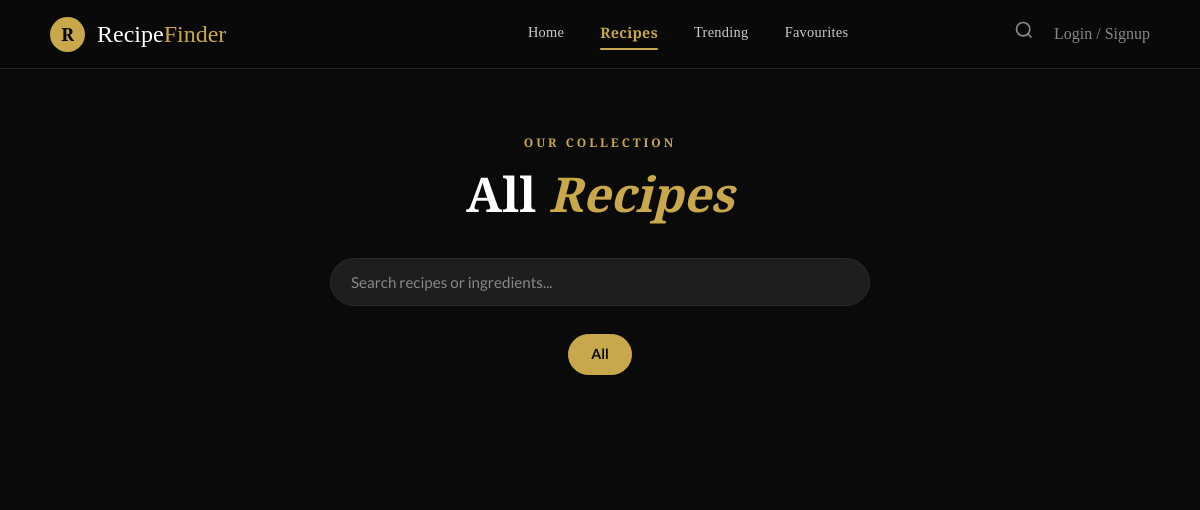
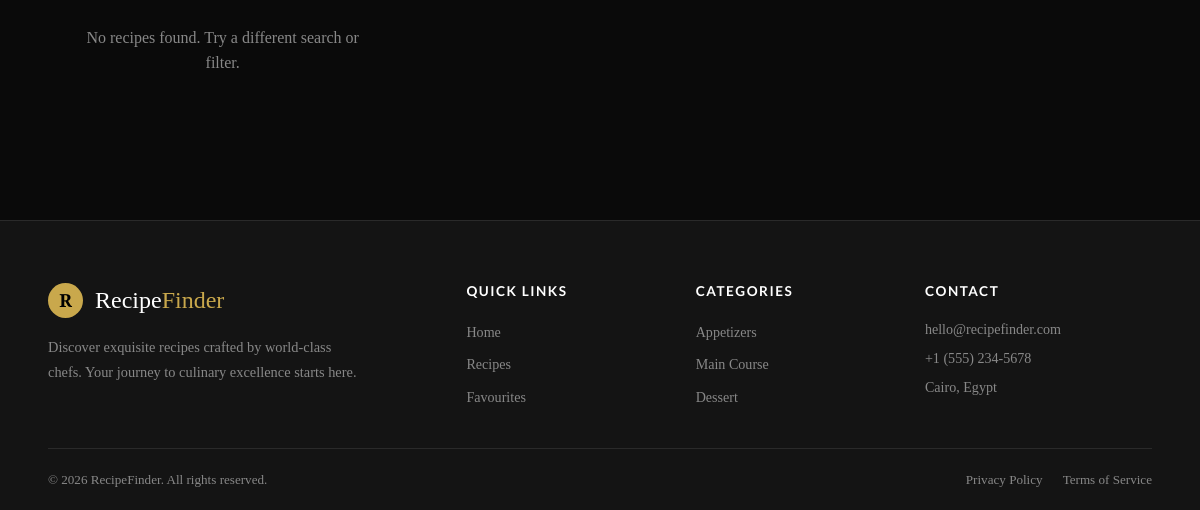
Before: /recipes/ with the older database file (2 pictures, top to bottom).
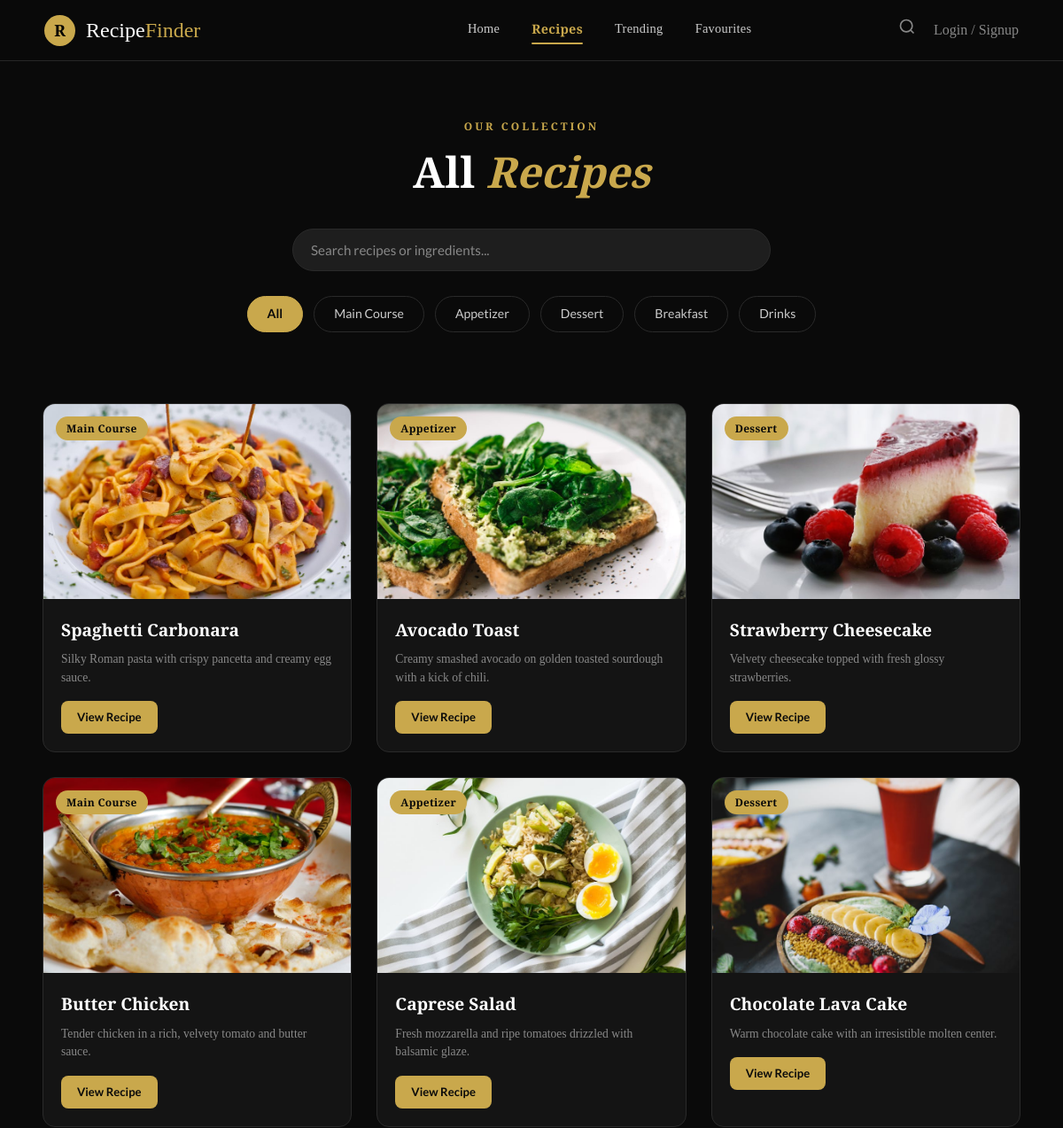
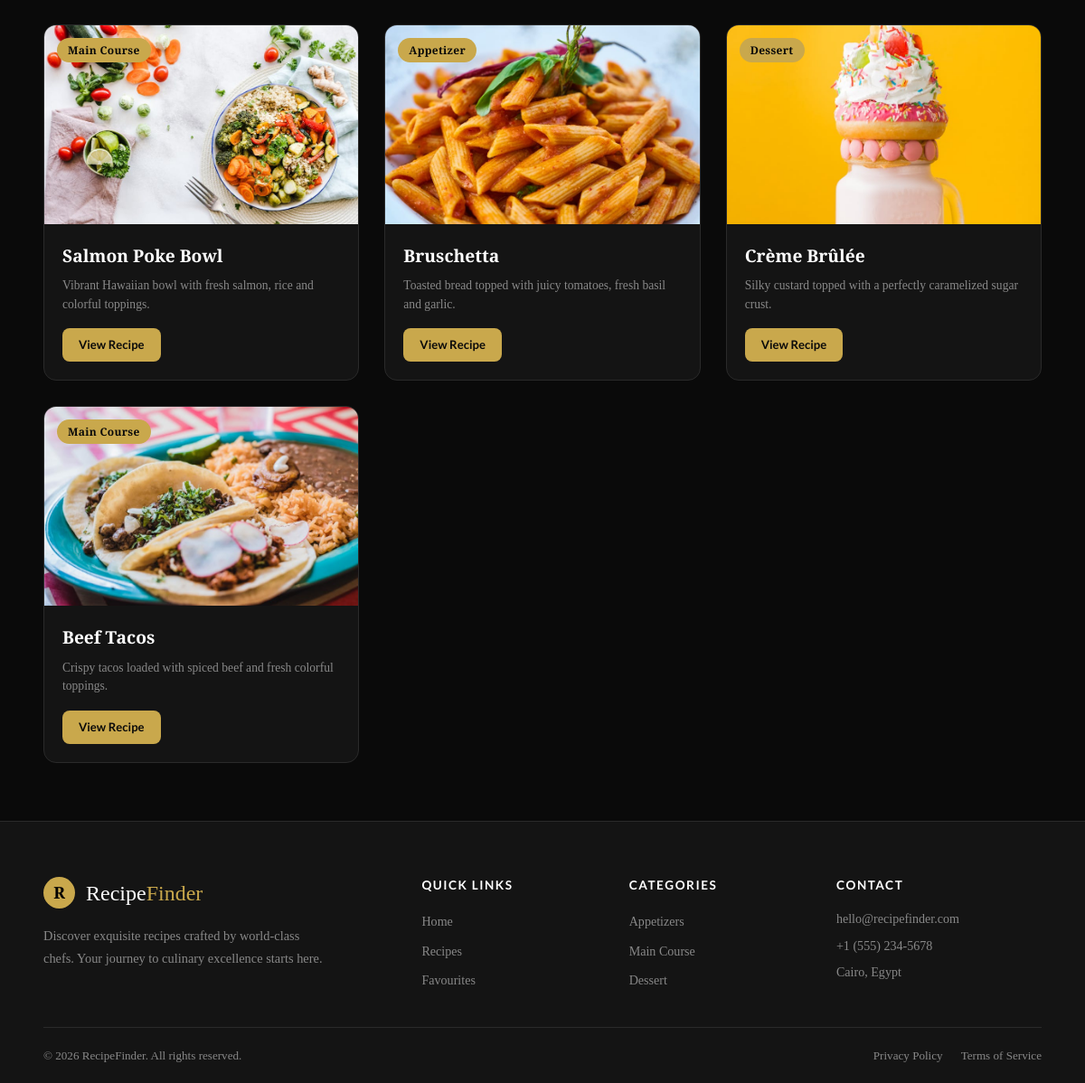
After: the same page with the newer database file (2 pictures, top to bottom).
### recipes/models.py (models this page shows, shortened)
class Category(models.Model):
    name = models.CharField(max_length=100)
    slug = models.SlugField(unique=True, blank=True)
    class Meta:
        verbose_name_plural = "Categories"

class Recipe(models.Model):
    name = models.CharField(max_length=200)
    category = models.ForeignKey(Category, on_delete=models.CASCADE, related_name='recipes')
    description = models.TextField()
    ingredients = models.TextField(help_text="Enter ingredients, one per line")
    instructions = models.TextField(help_text="Enter steps, one per line")
    image = models.ImageField(upload_to='recipes/', blank=True, null=True)
    created_at = models.DateTimeField(auto_now_add=True)
    updated_at = models.DateTimeField(auto_now=True)

### recipes/views.py (the view)
# urls.py: path('recipes/', views.recipes_list, name='recipes_list'),
def recipes_list(request, category_slug=None):
    if not category_slug:
        category_slug = request.GET.get('category')
    if category_slug:
        category = get_object_or_404(Category, slug__iexact=category_slug)
        recipes = Recipe.objects.filter(category=category)
    else:
        recipes = Recipe.objects.all()
    categories = Category.objects.all()
    return render(request, 'recipes/recipes.html', {
        'recipes': recipes,
        'categories': categories,
        'selected_category': category_slug
    })

### recipes/templates/recipes/recipes.html (shortened to what this page needs)
{% extends "base.html" %}
{% load static %}
{% block content %}
  <div class="page-header">
    <p class="section-label">OUR COLLECTION</p>
    <h1 class="page-title">All <em class="gold-italic">Recipes</em></h1>
    <form action="{% url 'search_results' %}" method="GET" class="search-wrapper">
      <input type="text" name="q" id="searchInput" class="search-bar" placeholder="Search recipes or ingredients..." />
    </form>
    <div class="filter-pills">
      <a href="{% url 'recipes_list' %}" class="pill {% if not selected_category %}active{% endif %}">All</a>
      {% for category in categories %}
        <a href="{% url 'recipes_by_category' category.slug %}" class="pill {% if selected_category == category.slug %}active{% endif %}">{{ category.name }}</a>
      {% endfor %}
    </div>
  </div>
  <div class="recipes-section">
    <div class="recipe-grid" id="recipeGrid">
      {% for recipe in recipes %}
      <div class="recipe-card" data-course="{{ recipe.category.slug }}">
        <div class="card-image-wrapper">
          {% if recipe.image %}
            <img src="{{ recipe.image.url }}" alt="{{ recipe.name }}" class="card-img">
          {% else %}
            <img src="{% static 'images/placeholder.svg' %}" alt="{{ recipe.name }}" class="card-img">
          {% endif %}
          <span class="course-tag">{{ recipe.category.name }}</span>
        </div>
        <div class="card-body">
          <h3 class="card-title">{{ recipe.name }}</h3>
          <p class="card-desc">{{ recipe.description|truncatewords:20 }}</p>
          <div class="card-actions">
            <a href="{% url 'recipe_detail' recipe.id %}" class="btn-view">View Recipe</a>
          </div>
        </div>
      </div>
      {% empty %}
      <div class="empty-state" id="emptyState" style="display: block;">
        <p>No recipes found. Try a different search or filter.</p>
      </div>
      {% endfor %}
    </div>
  </div>
{% endblock %}

### templates/base.html (shortened to what this page needs)
{% load static %}
<!DOCTYPE html>
<html lang="en">
<head>
    <link rel="stylesheet" href="{% static 'css/navbar.css' %}">
    <link rel="stylesheet" href="{% static 'css/style.css' %}">
</head>
<body>
    <main-navbar></main-navbar>
    <main>
        {% block content %}{% endblock %}
    </main>
    <main-footer></main-footer>
</body>
</html>

### static/css/style.css (style rules this page uses)
:root { --background: #0a0a0a; --surface: #141414; --surface-2: #1e1e1e; --gold: #c9a84c; --gold-light: #e8c97a; --white: #ffffff; --text-muted: #888888; --text-light: #cccccc; --border: #2a2a2a; --danger: #c0392b; --danger-hover: #a93226; }
* { box-sizing: border-box; font-family: 'Playfair Display', serif; }
*, *::before, *::after { box-sizing: border-box; margin: 0; padding: 0; }
html { scroll-behavior: smooth; }
body { background-color: var(--background); color: var(--white); font-family: 'Lato', sans-serif; font-weight: 400; line-height: 1.6; min-height: 100vh; display: flex; flex-direction: column; }
main-navbar { display: block; width: 100%; flex-shrink: 0; }
main { flex: 1 0 auto; width: 100%; }
main-footer { display: block; width: 100%; flex-shrink: 0; }
a { text-decoration: none; color: inherit; }
img { display: block; max-width: 100%; }
.page-header { text-align: center; padding: 64px 48px 40px; }
.section-label { font-size: 0.75rem; font-weight: 600; letter-spacing: 3px; color: var(--gold); text-transform: uppercase; margin-bottom: 12px; }
.page-title { font-family: 'Playfair Display', serif; font-size: 3rem; font-weight: 700; color: var(--white); margin-bottom: 36px; line-height: 1.2; }
.gold-italic { color: var(--gold); font-style: italic; }
.search-wrapper { position: relative; max-width: 540px; margin: 0 auto 28px; }
.search-bar { width: 100%; background-color: var(--surface-2); border: 1px solid var(--border); border-radius: 50px; padding: 14px 20px; color: var(--white); font-family: 'Lato', sans-serif; font-size: 0.95rem; outline: none; transition: border-color 0.2s; }
.search-bar::placeholder { color: var(--text-muted); }
.filter-pills { display: flex; justify-content: center; gap: 12px; flex-wrap: wrap; }
.pill { background: transparent; border: 1px solid var(--border); color: var(--text-light); padding: 8px 22px; border-radius: 50px; font-family: 'Lato', sans-serif; font-size: 0.88rem; cursor: pointer; transition: all 0.2s; }
.pill.active { background-color: var(--gold); border-color: var(--gold); color: var(--background); font-weight: 600; }
.recipes-section { flex: 1; padding: 40px 48px 64px; max-width: 1300px; margin: 0 auto; width: 100%; }
.recipe-grid { display: grid; grid-template-columns: repeat(3, 1fr); gap: 28px; }
.recipe-card { background-color: var(--surface); border: 1px solid var(--border); border-radius: 14px; overflow: hidden; transition: transform 0.25s, border-color 0.25s; cursor: pointer; }
.card-image-wrapper { position: relative; width: 100%; height: 220px; overflow: hidden; }
.card-img { width: 100%; height: 100%; object-fit: cover; transition: transform 0.4s; }
.course-tag { position: absolute; top: 14px; left: 14px; background-color: var(--gold); color: var(--background); font-size: 0.75rem; font-weight: 600; padding: 4px 12px; border-radius: 20px; letter-spacing: 0.3px; }
.card-body { padding: 20px; }
.card-title { font-family: 'Playfair Display', serif; font-size: 1.2rem; font-weight: 700; color: var(--white); margin-bottom: 8px; }
.card-desc { font-size: 0.85rem; color: var(--text-muted); line-height: 1.5; margin-bottom: 16px; }
.card-actions { display: flex; gap: 10px; flex-wrap: wrap; align-items: center; }
.btn-view { background-color: var(--gold); color: var(--background); padding: 8px 18px; border-radius: 8px; font-size: 0.82rem; font-weight: 600; font-family: 'Lato', sans-serif; border: none; cursor: pointer; transition: background-color 0.2s; display: inline-block; }

Changed rows visible on the page:
added Category: name "Main Course"
added Category: name "Appetizer"
added Category: name "Dessert"
added Category: name "Breakfast"
added Category: name "Drinks"
added Recipe: image (picture), category.name "Main Course", name "Spaghetti Carbonara", description "Silky Roman pasta with crispy pancetta and creamy egg sauce."
added Recipe: image (picture), category.name "Appetizer", name "Avocado Toast", description "Creamy smashed avocado on golden toasted sourdough with a kick of chili."
added Recipe: image (picture), category.name "Dessert", name "Strawberry Cheesecake", description "Velvety cheesecake topped with fresh glossy strawberries."
added Recipe: image (picture), category.name "Main Course", name "Butter Chicken", description "Tender chicken in a rich, velvety tomato and butter sauce."
added Recipe: image (picture), category.name "Appetizer", name "Caprese Salad", description "Fresh mozzarella and ripe tomatoes drizzled with balsamic glaze."
added Recipe: image (picture), category.name "Dessert", name "Chocolate Lava Cake", description "Warm chocolate cake with an irresistible molten center."
added Recipe: image (picture), category.name "Main Course", name "Salmon Poke Bowl", description "Vibrant Hawaiian bowl with fresh salmon, rice and colorful toppings."
added Recipe: image (picture), category.name "Appetizer", name "Bruschetta", description "Toasted bread topped with juicy tomatoes, fresh basil and garlic."
added Recipe: image (picture), category.name "Dessert", name "Crème Brûlée", description "Silky custard topped with a perfectly caramelized sugar crust."
added Recipe: image (picture), category.name "Main Course", name "Beef Tacos", description "Crispy tacos loaded with spiced beef and fresh colorful toppings."
Other visible differences:
text no longer shown: "No recipes found. Try a different search or filter."
